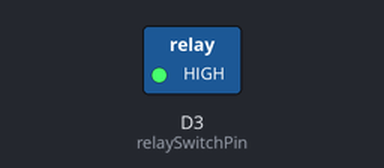
The sketch below on a simulated ESP8266 (NodeMCU). Shown: switched loads named in the sketch (green lamp = pin HIGH). Dashed ring = blinking.

Above: at 0.5 s.
Timing chart, 0 to 4.6 s (numbered marks = the images above):
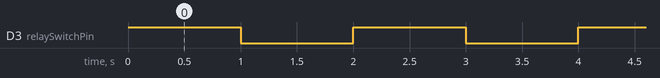

Measured:
- by itself, D3 (relaySwitchPin): alternates HIGH for 1.0 s and LOW for 1.0 s

The sketch:

turnOnFan.ino
```cpp
int relaySwitchPin = D3; // Pin connected to switch pin of a relay

void setup()
{
  pinMode(relaySwitchPin, OUTPUT);
}

void loop()
{
  digitalWrite(relaySwitchPin, HIGH);
  delay(1000);
  digitalWrite(relaySwitchPin, LOW);
  delay(1000);
}
```
